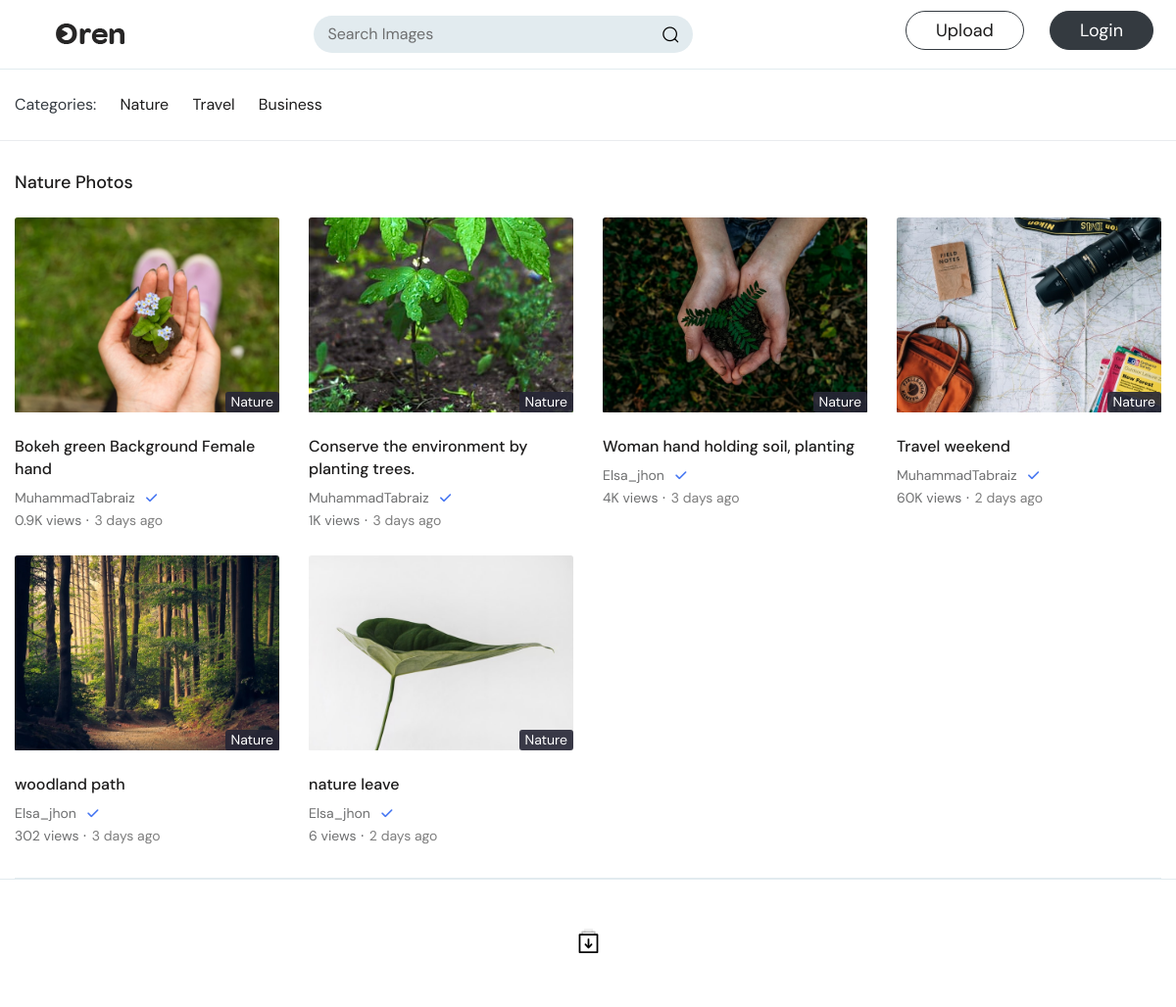
The page /categories?search=Nature on the database its author committed.
### tables this page shows
CREATE TABLE `category` (
  `id` int(12) UNSIGNED NOT NULL,
  `category` varchar(200) NOT NULL,
  `created` timestamp NOT NULL DEFAULT current_timestamp() ON UPDATE current_timestamp(),
  `deleted` timestamp NULL DEFAULT NULL
);

CREATE TABLE `post` (
  `id` int(12) UNSIGNED NOT NULL,
  `users_id` int(12) UNSIGNED DEFAULT NULL,
  `category_id` int(12) UNSIGNED DEFAULT NULL,
  `title` varchar(500) NOT NULL,
  `images` varchar(1000) NOT NULL,
  `descriptions` varchar(1000) NOT NULL,
  `views` int(11) DEFAULT NULL,
  `post_date` timestamp NOT NULL DEFAULT current_timestamp() ON UPDATE current_timestamp()
);

### includes/function.php (called while the page is built, shortened)
<?php
global $conn;
			?>
					<?php
function getallCategory(){
	global $conn;
	$stmt = $conn->prepare("SELECT * FROM category");
    $stmt->execute();
	$result = $stmt->fetchAll();
	return  $result;
}
?>

### pages/categories.php (the view, shortened to what this page needs)
<?php include "../includes/head.php" ?>
<?php include "../includes/navbar.php" ?>
<?php
    if(isset($_GET['search'])){
        global $conn;
        $category  = $_GET['search'];
        $stmt = $conn->prepare("SELECT * FROM category where category = '$category'");
        $stmt->execute();
        $category = $stmt->fetch();
        if($category){
            $id = $category['id'];
            $stmt = $conn->prepare("SELECT * FROM post where category_id = '$id'");
            $stmt->execute();
			$result = $stmt->fetchAll();
			if(count($result) > 0){
            $posts   = [];
                foreach ($result as $r) {
					$user = users($r['users_id']);
                    $category = getCategory($r['category_id']);
                    $x = [
						'id'		=> $r['id'],
                        'username'	=> $user['username'],
                        'title'		=> $r['title'],
                        'image'		=> $r['images'],
                        'category'	=> $category['category'],
                        'created'	=> time_elapsed_string($r['post_date']),
                        'views'		=> number_format_short($r['views']),
                    ];
                        array_push($posts, $x);
                }
            }
        }
    }
?>
<section class="vds-main">
		<?php if(!empty($posts)){ ?>
			<div class="vidz-row">
				<div class="container">
					<div class="vidz_sec">
						<h3><?php if(isset($_GET['search'])) echo $_GET['search']; ?> Photos</h3>
						<div class="vidz_list">
							<div class="row">
							<?php  foreach ($posts as $p) {	?>
								<div class="col-lg-3 col-md-6 col-sm-6 col-6 full_wdth">
									<div class="videoo">
										<div class="vid_thumbainl">
										<?php echo	'<a href="image?el='.$p['id'].'" title="">';?>
												<img src="<?php echo $p['image'] ?>" style="height: 200px;" class='img-fluid' >
												<span class="vid-time"><?php echo $p['category'] ?></span>
											</a>
										</div>
										<div class="video_info">
											<h3><?php echo	'<a href="image?el='.$p['id'].'" title="">';?><?php echo $p['title']; ?></a></h3>
											<h4><?php echo	'<a href="image?el='.$p['id'].'" title="">';?><?php echo $p['username'];  ?></a> <span class="verify_ic"><i class="icon-tick"></i></span></h4>
											<span ><?php echo ($p['views'])? $p['views'].' views':'';  ?> ⋅<small class="posted_dt "><?php 	echo $p['created'];  ?></small></span>
										</div>
									</div>
								</div>
							<?php	}  ?>
							</div>
						</div>
					</div>
				</div>
			</div>
			<?php	}  ?>
		</section>
<?php include "../includes/footer.php" ?>

### includes/navbar.php (shortened to what this page needs)
<?php
    $categorie = getallCategory();
?>
<div class="wrapper hp_1">
<header>
    <div class="top_bar p-2">
        <div class="container">
            <div class="top_header_content">
                <div class="menu_logo p-2">
                    <a href="home" title="" class="logo">
                        <img src="images/logo.png" alt="">
                    </a>
                </div>
                <div class="search_form p-2">
                    <form method="GET" action="searching" >
                        <input type="text" name="search" placeholder="Search Images">
                        <button type="submit">
                            <i class="icon-search"></i>
                        </button>
                    </form>
                </div>
                <ul class="controls-lv  py-3">
                    <li>
                        <a href="<?php if(isset($_SESSION['auth'])){echo"upload"; }else{echo"signin";} ?>" title="" class="btn-sm btn-rounded btn btn-outline-dark">Upload</a>
                    </li>
                    <?php if(isset($_SESSION['auth'])){ ?>
                    <li class="user-log ">
                        <div class="user-ac-img">
						<?php if(isset($user['image'] )){?>
                            <img src="<?php echo $user['image']; ?>" width='40' height='30' class="img-fluid " alt="">
                        <?php }else{?>
                            <img src="images/man.jpg" width='40' height='30' class="img-fluid " alt="">
                        <?php }?>
                        </div>
                        <div class="account-menu p-0 ">
                            <div class="sd_menu">
                                <ul class="mm_menu">
                                    <li>
                                        <span>
                                            <i class="icon-user"></i>
                                        </span>
                                        <a href="profile" title="">My Profile</a>
                                    </li>
                                </ul>
                            </div>
                            <div class="sd_menu scnd">
                                <ul class="mm_menu">
                                    <li>
                                        <span>
                                            <i class="icon-logout"></i>
                                        </span>
                                        <a href="logout" title="">Sign out</a>
                                    </li>
                                </ul>
                            </div>
                        </div>
                    </li>
                    <?php }else{ ?>
                    <li>
                        <a href="signin" title="" class="btn-sm btn-rounded text-white btn btn-dark">Login</a>
                    </li>
                   <?php } ?>
                </ul>
            </div>
        </div>
    </div>
    <div class="btm_bar border border-top-0 border-left-0 border-right-0 ">
        <div class="container ">
            <div class="btm_bar_content">
                <nav >
                    <ul>
                    <li><a  class="text-dark"  title="categories">Categories: </a></li>
                    <?php foreach ($categorie as $cate) { echo'
                        <li><a href="categories?search='.$cate['category'].'" title="">'.$cate['category'].'</a></li>
                    '; }?></li>
                    </ul>
                </nav>
              <div class="clearfix"></div>
            </div>
        </div>
    </div>
</header>

### css/thumbs-embedded.css (style rules this page uses)
[class^="icon-"]:before, [class*=" icon-"]:before { font-family: "thumbs"; font-style: normal; font-weight: normal; speak: none; display: inline-block; text-decoration: inherit; width: 1em; margin-right: .2em; text-align: center; font-variant: normal; text-transform: none; line-height: 1em; margin-left: .2em; }
.icon-search:before { content: '\e824'; }
.icon-tick:before { content: '\e82d'; }

### css/responsive.css (style rules this page uses)
@media (max-width: 1450px) { header .container { max-width: 1380px;padding: 0; } }
@media (max-width: 1450px) { .menu_logo { width: 420px; } }
@media (max-width: 1450px) { .search_form { width: 540px; } }
@media (max-width: 1450px) { .search_form form { width: 100%;margin: 0; } }
@media (max-width: 1450px) { header .container { padding: 0 15px; } }
@media (max-width: 1366px) { .search_form { width: 37%; } }
@media (max-width: 1366px) { .menu_logo { width: 30%; } }
@media (max-width: 1200px) { .search_form { width: 35%; } }
@media (max-width: 1200px) { .menu_logo { width: 30%; } }
@media (max-width: 1200px) { .container { max-width: 100%;padding: 0 15px; } }
@media (max-width: 1200px) { .video_info > h4 { font-size: 14px; } }
@media (max-width: 1200px) { .menu_logo { width: 25%; } }

### css/color.css (style rules this page uses)
.vid_thums li a.active, .vid_thums li a:hover, .verify_ic i, .cmt-pr li span:hover a, .cmt-pr li span:hover i, .rt-cmt:hover, .coments > a:hover, .suggestions p a .mm_menu li:hover a, .mm_menu li:hover i, .m_linkz .mm_menu li a:hover, .social_links li a:hover, .abt-rw.tgs ul li a, .more-ch:hover, .lnks li a:hover, .search_form form button:hover { color:#4878f2; }

### rows shown on the page
category: category "Nature"
category: category "Travel"
category: category "Business"
post: images (picture), category "Nature", title "Bokeh green Background Female hand", username "MuhammadTabraiz", views "0.9K", created "3 days ago"
post: images (picture), category "Nature", title "Conserve the environment by planting trees.", username "MuhammadTabraiz", views "1K", created "3 days ago"
post: images (picture), category "Nature", title "Woman hand holding soil, planting", username "Elsa_jhon", views "4K", created "3 days ago"
post: images (picture), category "Nature", title "Travel weekend", username "MuhammadTabraiz", views "60K", created "2 days ago"
post: images (picture), category "Nature", title "woodland path", username "Elsa_jhon", views "302", created "3 days ago"
post: images (picture), category "Nature", title "nature leave", username "Elsa_jhon", views "6", created "2 days ago"

### other values the page prints
$_GET['search'] "Nature"
